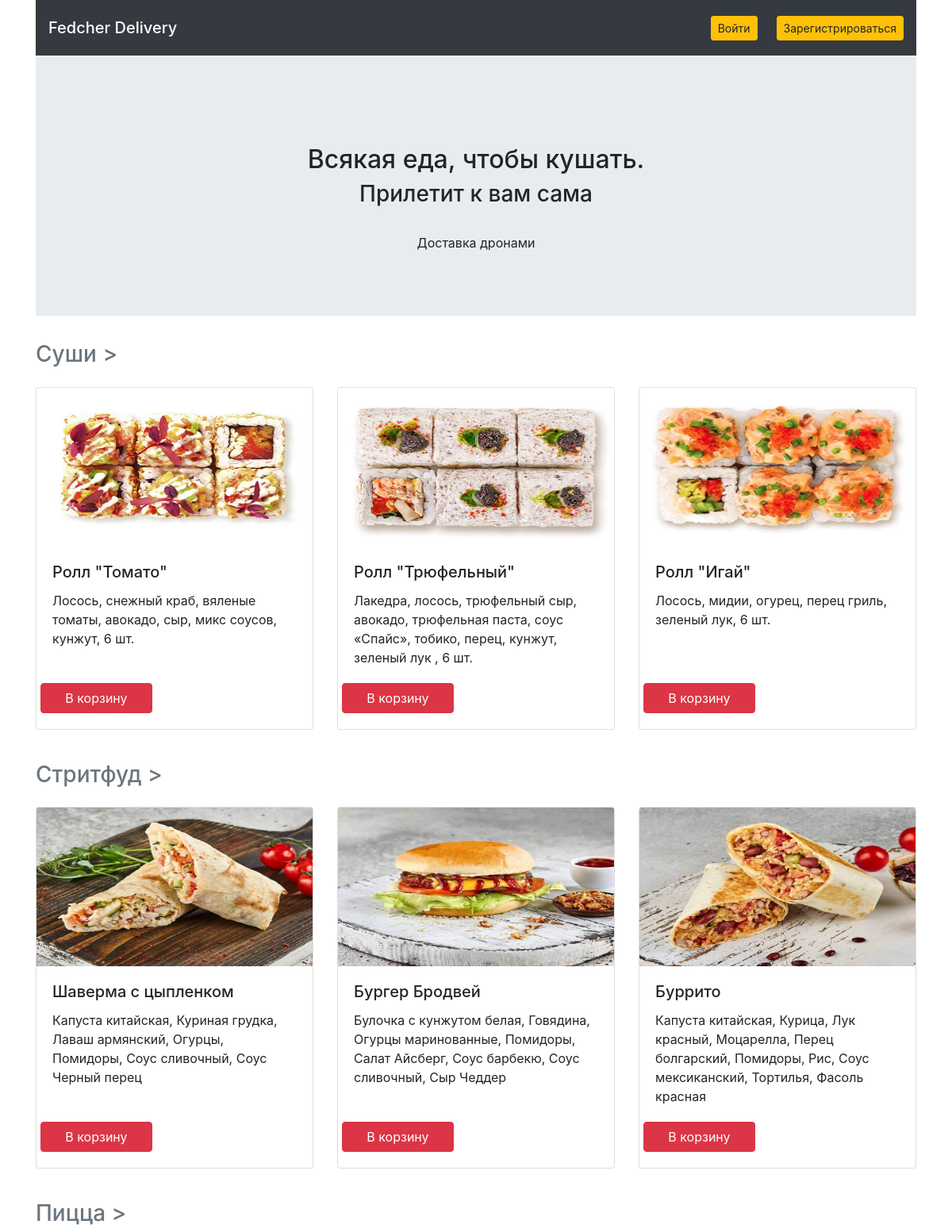
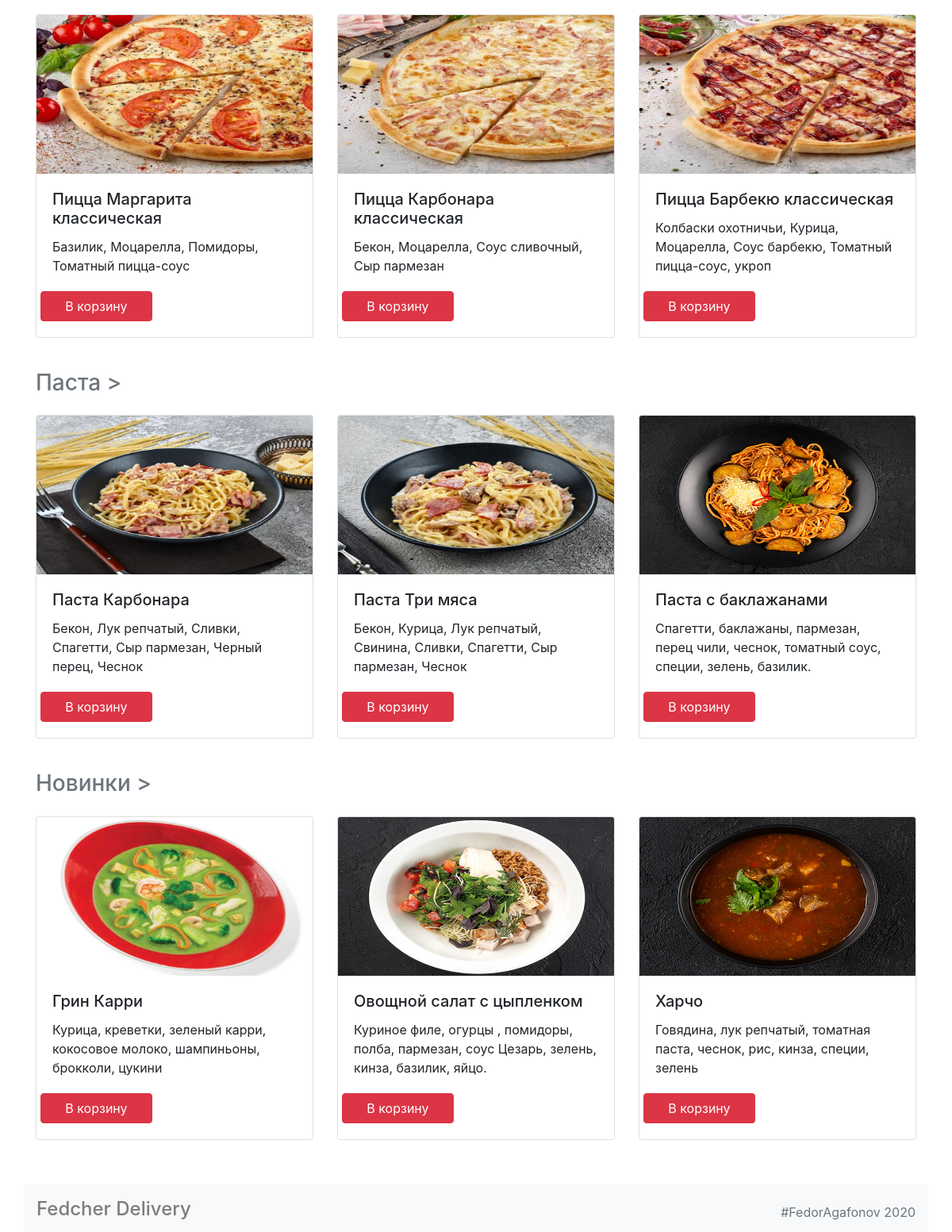
The page / on the database its author committed (2 pictures, top to bottom).
### models.py (models this page shows)
class Category(db.Model):
    __tablename__ = 'categorys'
    id = db.Column(db.Integer, primary_key=True)
    title = db.Column(db.String, nullable=False)
    meal = db.relationship("Meal")

class Meal(db.Model):
    __tablename__ = 'meals'
    id = db.Column(db.Integer, primary_key=True)
    title = db.Column(db.String, nullable=False)
    price = db.Column(db.String, nullable=False)
    description = db.Column(db.String, nullable=False)
    picture = db.Column(db.String, nullable=False)
    category_id = db.Column(db.Integer, db.ForeignKey("categorys.id"))
    category = db.relationship("Category")
    orders_details = db.relationship("OrderDetail")

### views.py (the view)
@app.route('/')
def render_main_page():
    categories = db.session.query(Category.title, Category.id).all()
    clean_categories = []
    for category in categories:
        clean_categories.append(tuple(category))
    category_meal = {}
    for i in range(1, len(clean_categories) + 1):
        category_meal[i] = [item for item in db.session.query(Meal).filter(Meal.category_id == i).limit(3)]
    login = session.get('is_auth')
    return render_template("main.html", categories=clean_categories, meals=category_meal, is_auth=login)

### templates/main.html
{% extends 'base.html' %}
{% block container %}
<main class="container">
  <section class="jumbotron jumbotron-fluid">
    <div class="text-center">
      <h1 class="h2 mt-5 m-2">Всякая еда, чтобы кушать.</h1>
      <h2 class="h3">Прилетит к вам сама</h2>
      <p class="pt-4">Доставка дронами</p>
    </div>
  </section>
  {% for category in categories %}
  <section>
    <h3 class="my-4"><a href="{{ url_for('render_categories_page', category_id=category[1]) }}" class="text-secondary">{{ category[0] }} ></a></h3>
    <div class="row mt-4">
      {% for meal in meals[category[1]] %}
      <div class="meal col-12 col-md-4">
        <div class="card mb-3">
          <img src="{{ url_for('static', filename='img/'+meal.picture) }}" width="300" height="200" class="card-img-top">
          <div class="card-body">
            <div class="description">
              <h4 class="h5 card-title ">{{ meal.title }}</h4>
              <p class="card-text">{{ meal.description }}</p>
            </div>
            <div class="row btn-inp">
            {% if is_auth %}
            <a href="{{ url_for('add_to_cart', meal_id=meal.id) }}" class="mx-3 btn btn-danger">В корзину</a>
            {% else %}
            <a href="{{ url_for('render_login_page') }}" class="col-5 btn btn-danger">В корзину</a>
            {% endif %}
            </div>
          </div>
        </div>
      </div>
      {% endfor %}
    </div>
  </section>
  {% endfor %}
</main>
{% endblock %}

### static/css/main.css (style rules this page uses)
body { padding: 0; margin: 0; }
.meal { display: flex; }
.meal a { height: 38px; margin-top: 20px; width: 100%; }
.card-body { display: flex; flex-wrap: wrap; flex-direction: column; justify-content: space-between; }

### templates/base.html (style rules this page uses)
html { position: relative; min-height: 100%; }
body { margin-bottom: 60px; }

### rows shown on the page
Category: title "Суши"
Meal: picture (picture), title "Ролл \"Томато\"", description "Лосось, снежный краб, вяленые томаты, авокадо, сыр, микс соусов, кунжут, 6 шт."
Meal: picture (picture), title "Ролл \"Трюфельный\"", description "Лакедра, лосось, трюфельный сыр, авокадо, трюфельная паста, соус «Спайс», тобико, перец, кунжут, зеленый лук , 6 шт."
Meal: picture (picture), title "Ролл \"Игай\"", description "Лосось, мидии, огурец, перец гриль, зеленый лук, 6 шт."
Category: title "Стритфуд"
Meal: picture (picture), title "Шаверма с цыпленком", description "Капуста китайская, Куриная грудка, Лаваш армянский, Огурцы, Помидоры, Соус сливочный, Соус Черный перец"
Meal: picture (picture), title "Бургер Бродвей", description "Булочка с кунжутом белая, Говядина, Огурцы маринованные, Помидоры, Салат Айсберг, Соус барбекю, Соус сливочный, Сыр Чеддер"
Meal: picture (picture), title "Буррито", description "Капуста китайская, Курица, Лук красный, Моцарелла, Перец болгарский, Помидоры, Рис, Соус мексиканский, Тортилья, Фасоль красная"
Category: title "Пицца"
Meal: picture (picture), title "Пицца Маргарита классическая", description "Базилик, Моцарелла, Помидоры, Томатный пицца-соус"
Meal: picture (picture), title "Пицца Карбонара классическая", description "Бекон, Моцарелла, Соус сливочный, Сыр пармезан"
Meal: picture (picture), title "Пицца Барбекю классическая", description "Колбаски охотничьи, Курица, Моцарелла, Соус барбекю, Томатный пицца-соус, укроп"
Category: title "Паста"
Meal: picture (picture), title "Паста Карбонара", description "Бекон, Лук репчатый, Сливки, Спагетти, Сыр пармезан, Черный перец, Чеснок"
Meal: picture (picture), title "Паста Три мяса", description "Бекон, Курица, Лук репчатый, Свинина, Сливки, Спагетти, Сыр пармезан, Чеснок"
Meal: picture (picture), title "Паста с баклажанами", description "Спагетти, баклажаны, пармезан, перец чили, чеснок, томатный соус, специи, зелень, базилик."
Category: title "Новинки"
Meal: picture (picture), title "Грин Карри", description "Курица, креветки, зеленый карри, кокосовое молоко, шампиньоны, брокколи, цукини"
Meal: picture (picture), title "Овощной салат с цыпленком", description "Куриное филе, огурцы , помидоры, полба, пармезан, соус Цезарь, зелень, кинза, базилик, яйцо."
Meal: picture (picture), title "Харчо", description "Говядина, лук репчатый, томатная паста, чеснок, рис, кинза, специи, зелень"
